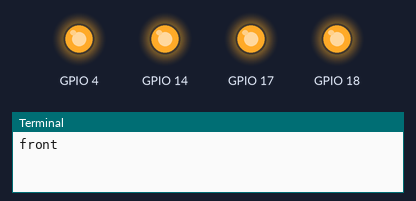
Simulated run of this program. Board: Raspberry Pi (BCM pin numbers). Parts: output pins drawn as LEDs (lit = HIGH), the last lines printed to the terminal. At 16.5 s the program stops and its outputs stay as they are.

Above: at 0.15 s.
At 3.7 s:
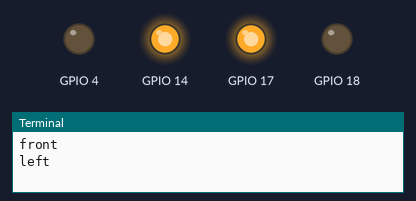
At 7.0 s:
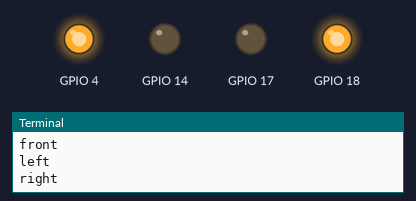
At 10.3 s:
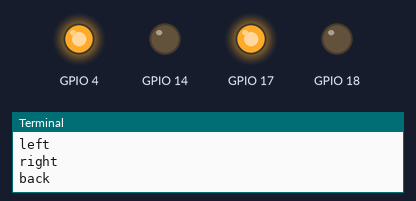
At 13.6 s:
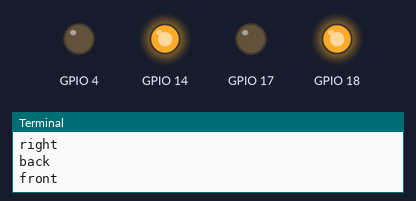
At 16.6 s:
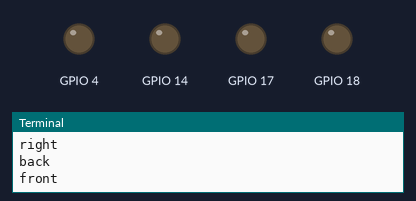
Timing chart, 0 to 18.0 s (numbered marks = the images above):
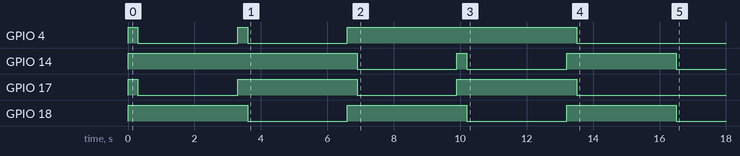

The program:

7291test.py
```python
import time
import RPi.GPIO as GPIO

GPIO.setmode(GPIO.BCM)


class MoterDriver:

    """docstring for 7291p"""
    def __init__(self, in1, in2):
        GPIO.setup(in1, GPIO.OUT)
        GPIO.setup(in2, GPIO.OUT)
        self.in1 = in1
        self.in2 = in2

    def stop(self):
        GPIO.output(self.in1, False)
        GPIO.output(self.in2, False)

    def brake(self):
        GPIO.output(self.in1, True)
        GPIO.output(self.in2, True)

    def cw(self):
        GPIO.output(self.in1, False)
        GPIO.output(self.in2, True)

    def ccw(self):
        GPIO.output(self.in1, True)
        GPIO.output(self.in2, False)


if __name__ == '__main__':
    driver1 = MoterDriver(4, 14)
    driver2 = MoterDriver(17, 18)
    for i in xrange(5):
        if i % 4 == 0:
            print("front")
            driver1.brake()
            driver2.brake()
            time.sleep(0.3)
            driver1.cw()
            driver2.cw()
        elif i % 4 == 1:
            driver1.brake()
            driver2.brake()
            time.sleep(0.3)
            print("left")
            driver1.cw()
            driver2.ccw()
        elif i % 4 == 2:
            driver1.brake()
            driver2.brake()
            time.sleep(0.3)
            print("right")
            driver1.ccw()
            driver2.cw()
        else:
            driver1.brake()
            driver2.brake()
            time.sleep(0.3)
            print("back")
            driver1.ccw()
            driver2.ccw()
        time.sleep(3)

    GPIO.cleanup()
```

Measured:
- by itself, GPIO 4: goes HIGH 0.30 s, LOW 3.0 s, HIGH 0.30 s, LOW 3.0 s, HIGH 6.9 s, then LOW
- by itself, GPIO 14: goes HIGH 6.9 s, LOW 3.0 s, HIGH 0.30 s, LOW 3.0 s, HIGH 3.3 s, then LOW
- by itself, GPIO 17: repeats every 6.6 s: LOW 3.0 s, HIGH 3.6 s
- by itself, GPIO 18: alternates HIGH for 3.6 s and LOW for 3.0 s
